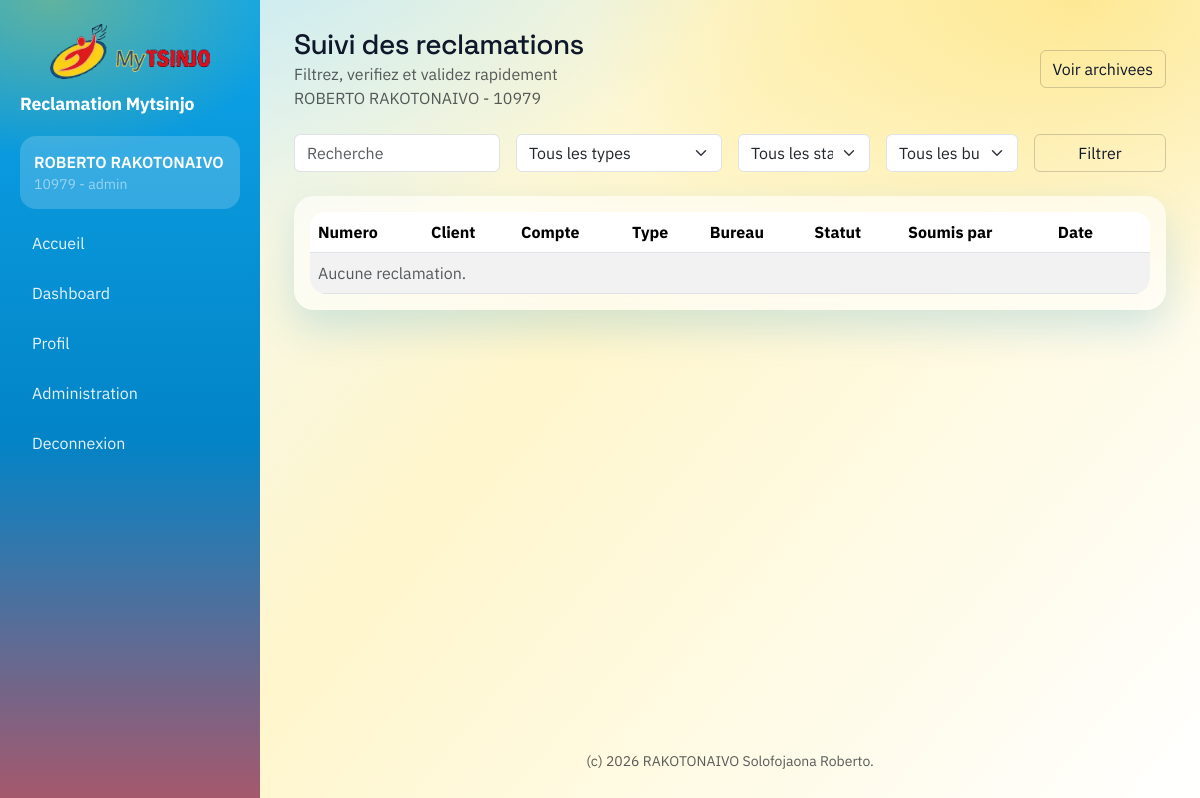
The app's page /dashboard (signed in) with its own data.
### tables this page shows
CREATE TABLE users (
        id INTEGER PRIMARY KEY AUTOINCREMENT,
        username TEXT UNIQUE,
        password TEXT,
        role TEXT,
        bureau_id INTEGER
    , active INTEGER DEFAULT 1, created_at DATETIME DEFAULT CURRENT_TIMESTAMP, prenom TEXT, nom TEXT, matricule TEXT);

### reclamations.py (the view)
@reclamation_bp.route("/dashboard", methods=["GET"])
@login_required
def dashboard():
    db = get_db()
    types = db.execute(
        "SELECT id, libelle FROM types_reclamation WHERE actif = 1 ORDER BY libelle"
    ).fetchall()
    bureaux = db.execute(
        "SELECT id, code_bureau, nom_bureau FROM bureaux ORDER BY nom_bureau"
    ).fetchall()
    statut = request.args.get("statut") or ""
    bureau_id = request.args.get("bureau_id") or ""
    type_id = request.args.get("type_id") or ""
    search = request.args.get("search") or ""
    archived = request.args.get("archived") == "1"
    filters = []
    params = []
    if current_user.role == "agent":
        filters.append("r.user_id = ?")
        params.append(current_user.id)
    if statut:
        filters.append("r.statut = ?")
        params.append(statut)
    if bureau_id:
        filters.append("r.bureau_id = ?")
        params.append(bureau_id)
    if type_id:
        filters.append("r.type_id = ?")
        params.append(type_id)
    if search:
        filters.append("(r.numero_dossier LIKE ? OR r.numero_compte LIKE ? OR r.nom_client LIKE ?)")
        like = f"%{search}%"
        params.extend([like, like, like])
    filters.append("r.archived = ?")
    params.append(1 if archived else 0)
    where_clause = "WHERE " + " AND ".join(filters) if filters else "WHERE r.archived = ?"
    query = f"""
        SELECT r.id, r.numero_dossier, r.numero_compte, r.nom_client, r.motif,
               r.statut, r.created_at, b.nom_bureau, t.libelle, u.username
        FROM reclamations r
        LEFT JOIN bureaux b ON b.id = r.bureau_id
        LEFT JOIN types_reclamation t ON t.id = r.type_id
        LEFT JOIN users u ON u.id = r.user_id
        {where_clause}
        ORDER BY r.created_at DESC
        """
    reclamations = db.execute(query, params).fetchall()
    db.close()
    return render_template(
        "dashboard.html",
        reclamations=reclamations,
        types=types,
        bureaux=bureaux,
        statut=statut,
        bureau_id=bureau_id,
        type_id=type_id,
        search=search,
        archived=archived,
    )

### auth.py (called while the page is built)
def load_user(user_id):
    db = get_db()
    user = db.execute(
        "SELECT id, username, role, bureau_id, prenom, nom, matricule FROM users WHERE id = ? AND active = 1",
        (user_id,),
    ).fetchone()
    db.close()
    if not user:
        return None
    return User(user["id"], user["username"], user["role"], user["bureau_id"], user["prenom"], user["nom"], user["matricule"])

### database.py (called while the page is built, shortened)
def get_db():
    conn = sqlite3.connect(DATABASE_PATH)
    conn.row_factory = sqlite3.Row
    conn.execute("PRAGMA foreign_keys = ON")
    return DBConn(conn)

    def execute(self, sql, params=None):
        if _USE_POSTGRES:
            cur = self.conn.cursor()
            cur.execute(_translate_params(sql), params or ())
            return PgCursor(cur)
        return self.conn.execute(sql, params or ())

    def close(self):
        return self.conn.close()

### templates/dashboard.html (shortened to what this page needs)
{% extends "base.html" %}
{% block content %}
  <div class="d-flex align-items-center justify-content-between mb-4">
    <div>
      <h1 class="h3 mb-0">
        {% if archived %}Reclamations archivees{% else %}Suivi des reclamations{% endif %}
      </h1>
      <p class="text-muted mb-0">
        {% if archived %}
          Historique archive. Vous pouvez restaurer si besoin.
        {% else %}
          Filtrez, verifiez et validez rapidement
        {% endif %}
      </p>
      <p class="text-muted mb-0">
        {{ current_user.prenom }} {{ current_user.nom }}{% if current_user.matricule %} - {{ current_user.matricule }}{% endif %}
      </p>
    </div>
    <div class="d-flex gap-2">
      {% if archived %}
        <a class="btn btn-outline-secondary" href="/dashboard">Voir actives</a>
      {% else %}
        <a class="btn btn-outline-secondary" href="/dashboard?archived=1">Voir archivees</a>
      {% endif %}
    </div>
  </div>
  <form class="row g-3 mb-4" method="get">
    <div class="col-md-3">
      <input class="form-control" name="search" placeholder="Recherche" value="{{ search }}" />
    </div>
    <div class="col-md-3">
      <select class="form-select" name="type_id">
        <option value="">Tous les types</option>
      </select>
    </div>
    <div class="col-md-2">
      <select class="form-select" name="statut">
        <option value="">Tous les statuts</option>
      </select>
    </div>
    <div class="col-md-2">
      <select class="form-select" name="bureau_id">
        <option value="">Tous les bureaux</option>
      </select>
    </div>
    <div class="col-md-2">
      <button class="btn btn-outline-secondary w-100" type="submit">Filtrer</button>
    </div>
  </form>
  <div class="table-responsive card p-3">
    <table class="table table-striped align-middle mb-0">
      <thead>
        <tr>
          <th>Numero</th>
          <th>Client</th>
          <th>Compte</th>
          <th>Type</th>
          <th>Bureau</th>
          <th>Statut</th>
          <th>Soumis par</th>
          <th>Date</th>
          <th></th>
        </tr>
      </thead>
      <tbody>
        {% for r in reclamations %}
          <tr>
            <td>{{ r["numero_dossier"] or "En cours" }}</td>
            <td>{{ r["nom_client"] }}</td>
            <td>{{ r["numero_compte"] }}</td>
            <td>{{ r["libelle"] or "-" }}</td>
            <td>{{ r["nom_bureau"] or "-" }}</td>
            <td>{{ r["statut"] }}</td>
            <td>{{ r["username"] or "-" }}</td>
            <td>{{ r["created_at"] }}</td>
            <td>
              <div class="d-flex gap-2">
                <a class="btn btn-sm btn-outline-primary" href="/reclamation/{{ r['id'] }}">Voir</a>
                {% if current_user.role in ["supervisor", "admin"] %}
                  {% if archived %}
                    <form method="post" action="/reclamation/{{ r['id'] }}/unarchive">
                      <button class="btn btn-sm btn-outline-secondary" type="submit">Restaurer</button>
                    </form>
                  {% elif r["statut"] == "TRAITEE" %}
                    <form method="post" action="/reclamation/{{ r['id'] }}/archive">
                      <button class="btn btn-sm btn-outline-secondary" type="submit">Archiver</button>
                    </form>
                  {% endif %}
                {% endif %}
              </div>
            </td>
          </tr>
        {% else %}
          <tr>
            <td colspan="9" class="text-muted">Aucune reclamation.</td>
          </tr>
        {% endfor %}
      </tbody>
    </table>
  </div>
{% endblock %}

### templates/base.html (shortened to what this page needs)
<!doctype html>
<html lang="fr">
  <head>
    <link
      href="https://cdn.jsdelivr.net/npm/bootstrap@5.3.2/dist/css/bootstrap.min.css"
      rel="stylesheet"
    />
  </head>
  <body class="bg-light">
    <div class="app-shell">
      <aside class="sidebar">
        <img
          class="brand-logo"
          src="{{ url_for('static', filename='logo_epargnes.png') }}"
          alt="Logo epargnes"
        />
        <div class="brand">Reclamation Mytsinjo</div>
        {% if current_user.is_authenticated %}
          <div class="user-card">
            <div class="fw-semibold">
              {{ current_user.prenom }} {{ current_user.nom }}
            </div>
            <div class="small text-white-50">
              {{ current_user.matricule }} - {{ current_user.role }}
            </div>
          </div>
        {% endif %}
        <nav class="nav flex-column mt-2">
          <a class="nav-link" href="/">Accueil</a>
          <a class="nav-link" href="/dashboard">Dashboard</a>
          {% if current_user.is_authenticated %}
            <a class="nav-link" href="/profile">Profil</a>
            {% if current_user.role == "admin" %}
              <a class="nav-link" href="/admin">Administration</a>
            {% endif %}
            <a class="nav-link" href="/logout">Deconnexion</a>
          {% else %}
            <a class="nav-link" href="/login">Connexion</a>
            <a class="nav-link" href="/register">Creer un compte</a>
          {% endif %}
        </nav>
      </aside>
      <main class="content">
        {% block content %}{% endblock %}
        <footer class="mt-auto pt-4 text-muted small text-center">
            (c) 2026 RAKOTONAIVO Solofojaona Roberto.
        </footer>
      </main>
    </div>
    <div id="toast-container" class="toast-container position-fixed top-0 end-0 p-3" style="z-index: 1080;"></div>
  </body>
</html>

### templates/base.html (style rules this page uses)
:root { --ink: #0f172a; --muted: #5b6b7a; --sky: #38bdf8; --sky-deep: #0284c7; --sun: #facc15; --sun-deep: #eab308; --flare: #ef4444; --card: #ffffff; --shadow: 0 18px 40px rgba(2, 132, 199, 0.18); --glass: rgba(255, 255, 255, 0.6); }
body { font-family: "IBM Plex Sans", system-ui, -apple-system, "Segoe UI", sans-serif; color: var(--ink); background: radial-gradient(1100px 700px at 10% -20%, rgba(56, 189, 248, 0.35) 0%, transparent 60%), radial-gradient(900px 600px at 90% 0%, rgba(250, 204, 21, 0.35) 0%, transparent 55%), linear-gradient(130deg, #eef9ff 0%, #fff6cc 45%, #ffffff 100%); min-height: 100vh; }
h1, h2, h3, .navbar-brand { font-family: "Space Grotesk", "IBM Plex Sans", sans-serif; letter-spacing: -0.02em; }
.app-shell { display: grid; grid-template-columns: 260px 1fr; min-height: 100vh; }
.sidebar { background: radial-gradient(400px 260px at 20% 0%, rgba(250, 204, 21, 0.35), transparent 60%), linear-gradient(180deg, #0ea5e9 0%, #0284c7 55%, #ef4444 120%); color: #fff; padding: 24px 20px; }
.brand { font-weight: 700; font-size: 1.1rem; letter-spacing: -0.01em; }
.brand-logo { width: 100%; max-width: 160px; height: auto; display: block; margin: 0 auto 12px; border-radius: 12px; }
.nav-link { color: rgba(255, 255, 255, 0.9); border-radius: 12px; padding: 10px 12px; margin-bottom: 6px; }
.sidebar .user-card { background: rgba(255, 255, 255, 0.18); border-radius: 16px; padding: 14px; margin: 18px 0 12px; }
.content { padding: 28px 34px; display: flex; flex-direction: column; min-height: 100vh; }
.card { border: none; border-radius: 20px; box-shadow: var(--shadow); background: var(--glass); backdrop-filter: blur(8px); }
.btn-outline-secondary { border-color: rgba(31, 31, 46, 0.2); color: var(--ink); }
.table { background: #fff; border-radius: 16px; overflow: hidden; }

### records on screen
users: prenom "ROBERTO", nom "RAKOTONAIVO", matricule "10979", role "admin"
